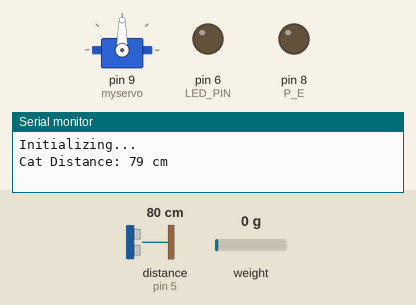
This sketch was run on a simulated Arduino Uno, built with avr-gcc and run on an emulated ATmega328P. Shown: servo, output pins drawn as LEDs (lit = HIGH), the last lines printed to the serial monitor. Wiring (inferred from the names in the program): ultrasonic range finder: trigger pin 4; echo pin 5. The inputs (shaded band) are chosen by the test bench; at power-on: distance to the obstacle (sensor on pin 5) 80 cm, weight on the scale 0 g. The echo pulse lasts 58.3 µs per cm; pins used as bus, display or sensor lines are not drawn.

Above: at 2.2 s.
2.3 s: distance to the obstacle (sensor on pin 5) set to 2 cm
At 4.4 s:
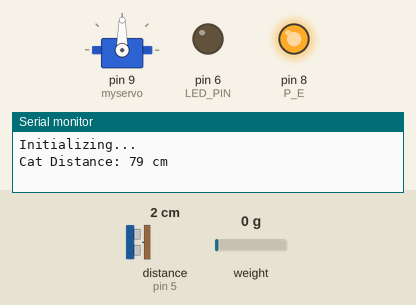
At 9.16 s:
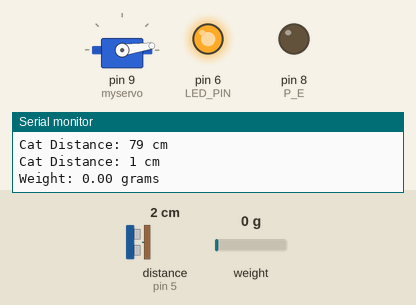
11.1 s: distance to the obstacle (sensor on pin 5) set to 35 cm
At 15.2 s:
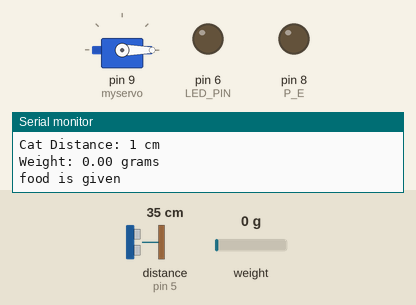
Timing chart, 0 to 16.7 s (numbered marks = the images above; inputs shaded):
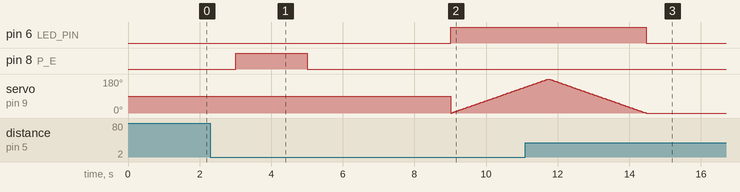

The sketch:

weight+time+speaker+ultra_+_motor.ino
```cpp
#include <Wire.h>
#include "RTClib.h"
#include "HX711.h"
#include <Servo.h>


#define DOUT_PIN 2   // Connect the DOUT pin of HX711 to this Arduino pin
#define CLK_PIN 3    // Connect the CLK pin of HX711 to this Arduino pin

#define TRIG_PIN 4   // Connect the TRIG pin of HC-SR04 to this Arduino pin
#define ECHO_PIN 5   // Connect the ECHO pin of HC-SR04 to this Arduino pin
#define LED_PIN 6    // Connect the LED to this Arduino pin

#define P_E 8   //play edge pin with arduino for sound

Servo myservo;

HX711 scale;

RTC_Millis rtc;

int pos=0;
int speak=0;


void setup () {
    Serial.begin(9600);
    scale.begin(DOUT_PIN, CLK_PIN);

  Serial.println("Initializing...");

  float calibration_factor = 796.55; // Adjust this value based on calibration
  //scale.set_scale(calibration_factor);
  scale.set_scale(calibration_factor);

  scale.tare();      // Reset the scale to 0 reading
  pinMode(TRIG_PIN, OUTPUT);
  pinMode(ECHO_PIN, INPUT);
  pinMode(LED_PIN, OUTPUT);
  pinMode(P_E, OUTPUT); // sound
  myservo.attach(9);


    // following line sets the RTC to the date & time this sketch was compiled
  rtc.begin(DateTime(F(__DATE__), F(__TIME__)));
    // This line sets the RTC with an explicit date & time, for example to set
    // January 21, 2014 at 3am you would call:
  rtc.adjust(DateTime(2023, 8, 24, 3, 29, 0));
}

void loop () {
  DateTime now = rtc.now();

  if (now.hour() == 3 && now.minute() >= 0 && now.minute() <= 30  || now.hour()==3 && now.minute() >=32 && now.minute() <=35 ) {


  long duration, distance_cm;

  digitalWrite(TRIG_PIN, LOW);
  delayMicroseconds(2);

  digitalWrite(TRIG_PIN, HIGH);
  delayMicroseconds(10);
  digitalWrite(TRIG_PIN, LOW);

  duration = pulseIn(ECHO_PIN, HIGH);

  distance_cm = (duration / 2) / 29.1;  // Calculate distance in centimeters

  Serial.print("Cat Distance: ");
  Serial.print(distance_cm);
  Serial.println(" cm");
  delay(2000);
  // Set a threshold distance to turn on/off the LED
  int threshold_distance = 20; // Adjust this value as needed

  if (distance_cm > threshold_distance && speak == 0) {

    // //speaker
    digitalWrite(P_E, HIGH);   // play audio in a loop
    delay(2000);
    digitalWrite(P_E, LOW);    //
    delay(1000);

  }


  else if(distance_cm < threshold_distance){

    speak=1;

    digitalWrite(P_E, LOW);  // turn off recording

    if (scale.is_ready()) {
    float weight = scale.get_units(10);
    Serial.print("Weight: ");
    Serial.print(weight);
    Serial.println(" grams");
    if (weight < 10){
        // Wait for a moment before taking another measurement
      digitalWrite(LED_PIN, HIGH);  // Turn on the LED // running motor


      for (pos = 0; pos <= 180; pos += 1) { // goes from 0 degrees to 180 degrees
       // in steps of 1 degree
         myservo.write(pos);              // tell servo to go to position in variable 'pos'
         delay(15);                       // waits 15 ms for the servo to reach the position

      }
      for (pos = 180; pos >= 0; pos -= 1) { // goes from 180 degrees to 0 degrees
        myservo.write(pos);              // tell servo to go to position in variable 'pos'
        delay(15);
      }               // waits 15 ms for the servo to reach the position

    }
    Serial.println("food is given");
    digitalWrite(LED_PIN, LOW);


  delay(1000);
  }

  }


}

  else
  {
    Serial.println("its not time");
    delay(3000);
    speak=0;
  }


}
```

Measured:
- after the input at 2.3 s, pin 6 (LED_PIN): LOW → HIGH after 6.7 s; pin 8 (P_E): goes on until 5.0 s, then stays LOW
- after the input at 11.1 s, pin 6 (LED_PIN): goes on until 14.5 s, then stays LOW; servo on pin 9 (myservo): goes on until 14.5 s, then stays 0°
